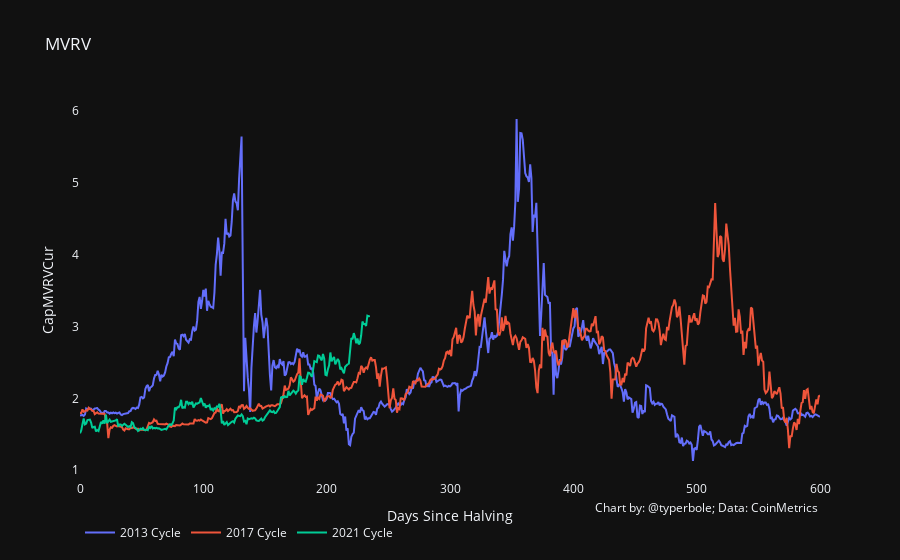

The notebook cell this image was saved under:
### Code cell
plot_comparison_chart(data, 'CapMVRVCur', cycle='halving', index=False, title='MVRV')

### Figure 1 — Plotly figure (JSON) as saved in the notebook; plotly's stock layout.template omitted (floating-point values rounded to 4 significant figures; data arrays with more than 128 entries replaced by an {"elided": "..."} marker saying what was removed)
{"data": [{"name": "2013 Cycle", "type": "scatter", "x": {"elided": "601 int values"}, "xaxis": "x", "y": {"elided": "601 float values"}, "yaxis": "y"}, {"name": "2017 Cycle", "type": "scatter", "x": {"elided": "601 int values"}, "xaxis": "x", "y": {"elided": "601 float values"}, "yaxis": "y"}, {"name": "2021 Cycle", "type": "scatter", "x": {"elided": "601 int values"}, "xaxis": "x", "y": {"elided": "601 float values"}, "yaxis": "y"}], "layout": {"annotations": [{"showarrow": false, "text": "Chart by: @typerbole; Data: CoinMetrics", "x": 1, "xanchor": "right", "xref": "paper", "xshift": 0, "y": -0.1, "yanchor": "auto", "yref": "paper", "yshift": 0}], "legend": {"orientation": "h"}, "showlegend": true, "title": {"text": "MVRV"}, "xaxis": {"anchor": "y", "domain": [0, 1], "showgrid": false, "showline": false, "title": {"text": "Days Since Halving"}, "zeroline": false}, "yaxis": {"anchor": "x", "domain": [0, 1], "showgrid": false, "showline": false, "title": {"text": "CapMVRVCur"}, "type": "linear", "zeroline": false}}}
